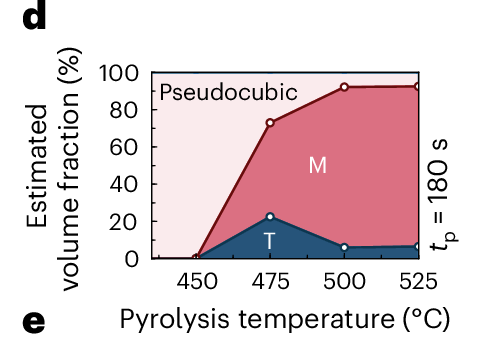

This chart was generated by the following Python code:
import matplotlib.pyplot as plt
import numpy as np

# --- Data Simulation ---
temp = np.array([450, 475, 500, 525])
# Estimated values from image
vol_T = np.array([0, 22, 6, 7])
vol_M = np.array([0, 50, 86, 85]) # T+M sum to total curve
vol_Total = vol_T + vol_M # Should go to ~90-95%
vol_Pseudo = 100 - vol_Total # Remainder

# Correct logic for stackplot: layers stack on top of each other
# Layer 1: T (Blue)
y1 = vol_T
# Layer 2: M (Red) - goes on top of T
y2 = vol_M
# Layer 3: Pseudocubic (Pink) - remainder
y3 = vol_Pseudo

# --- Plotting ---
fig, ax = plt.subplots(figsize=(5, 4), dpi=150)

# Stackplot
ax.stackplot(temp, y1, y2, y3, colors=['#204a6e', '#cc6677', '#fbeeee'], labels=['T', 'M', 'Pseudocubic'])

# Add lines/points on boundaries
ax.plot(temp, y1, 'o-', color='#b0c4de', markerfacecolor='white', markersize=4, lw=1)
ax.plot(temp, y1 + y2, 'o-', color='#882233', markerfacecolor='white', markersize=4, lw=1)
ax.plot(temp, np.ones_like(temp)*100, '-', color='#204a6e', lw=1) # Top border

# Labels inside areas
ax.text(475, 10, 'T', color='white', ha='center', fontsize=12)
ax.text(500, 45, 'M', color='white', ha='center', fontsize=12)
ax.text(460, 85, 'Pseudocubic', color='black', fontsize=12)

# Styling
ax.set_xlabel('Pyrolysis temperature (°C)', fontsize=14)
ax.set_ylabel('Estimated volume fraction (%)', fontsize=14)
ax.set_xlim(430, 530)
ax.set_ylim(0, 100)
ax.set_xticks([450, 475, 500, 525])

# Ticks
ax.minorticks_on()
ax.tick_params(direction='in', which='both', top=True, right=True)

# Right axis label (Time)
ax2 = ax.twinx()
ax2.set_ylabel('$t_{\mathrm{p}} = 180$ s', fontsize=14, rotation=270, labelpad=15)
ax2.set_yticks([])

plt.tight_layout()
plt.show()
